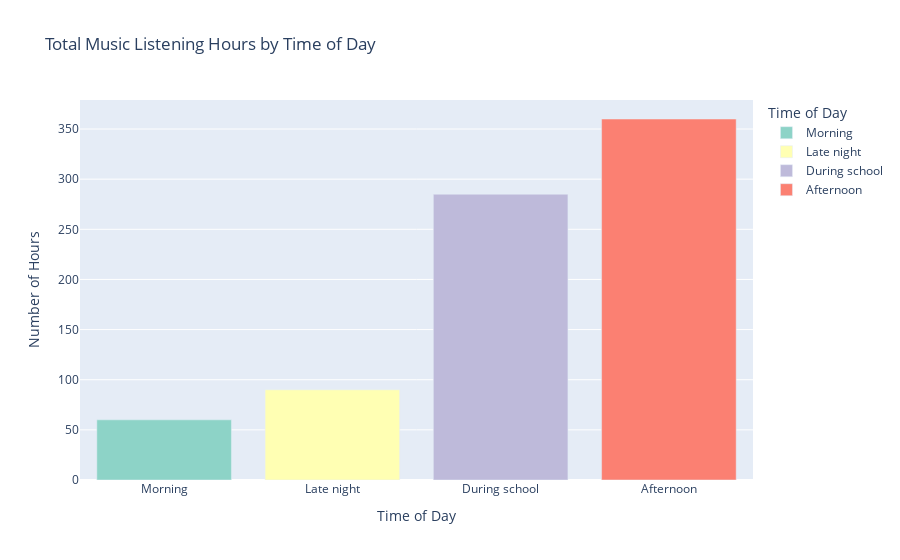

Here is the notebook cell this chart was saved with:
### Markdown cell above
<h4>Bar charts</h4>

<p>Let's make a bar chart to show when we listen to music and how many hours.
    
https://plotly.com/python/bar-charts/</p>

### Code cell
# Group by time of day and sum hours
time_hours = df.groupby("Time of Day")["Number of Hours"].sum().reset_index()

# Sort for cleaner chart
time_hours = time_hours.sort_values(by="Number of Hours", ascending=True)

fig = px.bar(time_hours, 
             x="Time of Day", 
             y="Number of Hours", 
             color="Time of Day",
             title="Total Music Listening Hours by Time of Day",
             color_discrete_sequence=px.colors.qualitative.Set3)

fig.show()

### Figure 1 — Plotly figure (JSON) as saved in the notebook; plotly's stock layout.template omitted (floating-point values rounded to 4 significant figures)
{"data": [{"alignmentgroup": "True", "hovertemplate": "Time of Day=%{x}<br>Number of Hours=%{y}<extra></extra>", "legendgroup": "Morning", "marker": {"color": "rgb(141,211,199)", "pattern": {"shape": ""}}, "name": "Morning", "offsetgroup": "Morning", "orientation": "v", "showlegend": true, "textposition": "auto", "type": "bar", "x": ["Morning"], "xaxis": "x", "y": [60], "yaxis": "y"}, {"alignmentgroup": "True", "hovertemplate": "Time of Day=%{x}<br>Number of Hours=%{y}<extra></extra>", "legendgroup": "Late night", "marker": {"color": "rgb(255,255,179)", "pattern": {"shape": ""}}, "name": "Late night", "offsetgroup": "Late night", "orientation": "v", "showlegend": true, "textposition": "auto", "type": "bar", "x": ["Late night"], "xaxis": "x", "y": [90], "yaxis": "y"}, {"alignmentgroup": "True", "hovertemplate": "Time of Day=%{x}<br>Number of Hours=%{y}<extra></extra>", "legendgroup": "During school", "marker": {"color": "rgb(190,186,218)", "pattern": {"shape": ""}}, "name": "During school", "offsetgroup": "During school", "orientation": "v", "showlegend": true, "textposition": "auto", "type": "bar", "x": ["During school"], "xaxis": "x", "y": [285], "yaxis": "y"}, {"alignmentgroup": "True", "hovertemplate": "Time of Day=%{x}<br>Number of Hours=%{y}<extra></extra>", "legendgroup": "Afternoon", "marker": {"color": "rgb(251,128,114)", "pattern": {"shape": ""}}, "name": "Afternoon", "offsetgroup": "Afternoon", "orientation": "v", "showlegend": true, "textposition": "auto", "type": "bar", "x": ["Afternoon"], "xaxis": "x", "y": [360], "yaxis": "y"}], "layout": {"barmode": "relative", "legend": {"title": {"text": "Time of Day"}, "tracegroupgap": 0}, "title": {"text": "Total Music Listening Hours by Time of Day"}, "xaxis": {"anchor": "y", "categoryarray": ["Morning", "Late night", "During school", "Afternoon"], "categoryorder": "array", "domain": [0, 1], "title": {"text": "Time of Day"}}, "yaxis": {"anchor": "x", "domain": [0, 1], "title": {"text": "Number of Hours"}}}}
